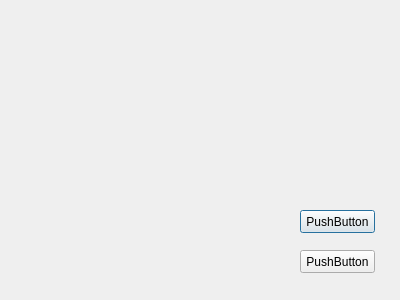
<?xml version="1.0" encoding="UTF-8"?>
<ui version="4.0">
 <class>HomeAllMachine</class>
 <widget class="QDialog" name="HomeAllMachine">
  <property name="geometry">
   <rect>
    <x>0</x>
    <y>0</y>
    <width>400</width>
    <height>300</height>
   </rect>
  </property>
  <property name="windowTitle">
   <string>Form</string>
  </property>
  <widget class="QPushButton" name="pBtn_loginOut">
   <property name="geometry">
    <rect>
     <x>300</x>
     <y>210</y>
     <width>75</width>
     <height>23</height>
    </rect>
   </property>
   <property name="text">
    <string>PushButton</string>
   </property>
  </widget>
  <widget class="QPushButton" name="pBtn_PowerOff">
   <property name="geometry">
    <rect>
     <x>300</x>
     <y>250</y>
     <width>75</width>
     <height>23</height>
    </rect>
   </property>
   <property name="text">
    <string>PushButton</string>
   </property>
  </widget>
 </widget>
 <resources/>
 <connections/>
</ui>
